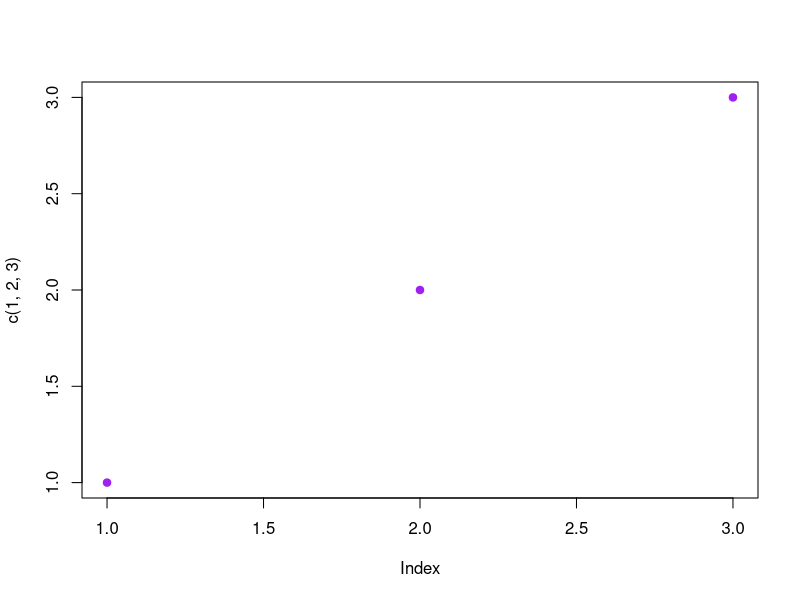

Write R code to recreate this figure.
### @export "assign-variables"
x <- 5
y <- 7

### @export "multiply"
x * y

### @export "graph"
pdf("dexy--plot.pdf")
plot(c(1,2,3), pch=19, col="purple")
dev.off()

